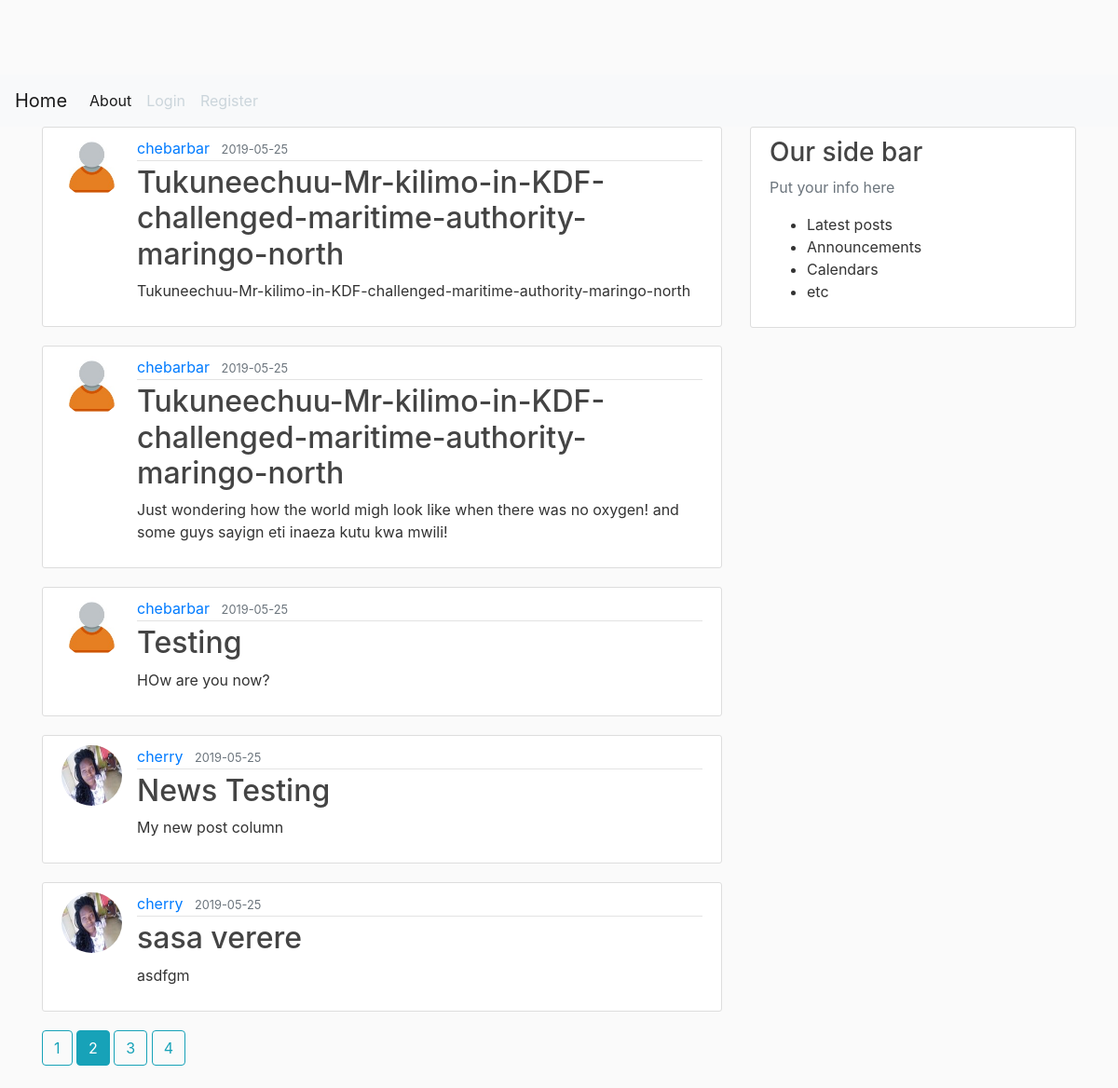
The page /home?page=2 on the database as committed earlier.
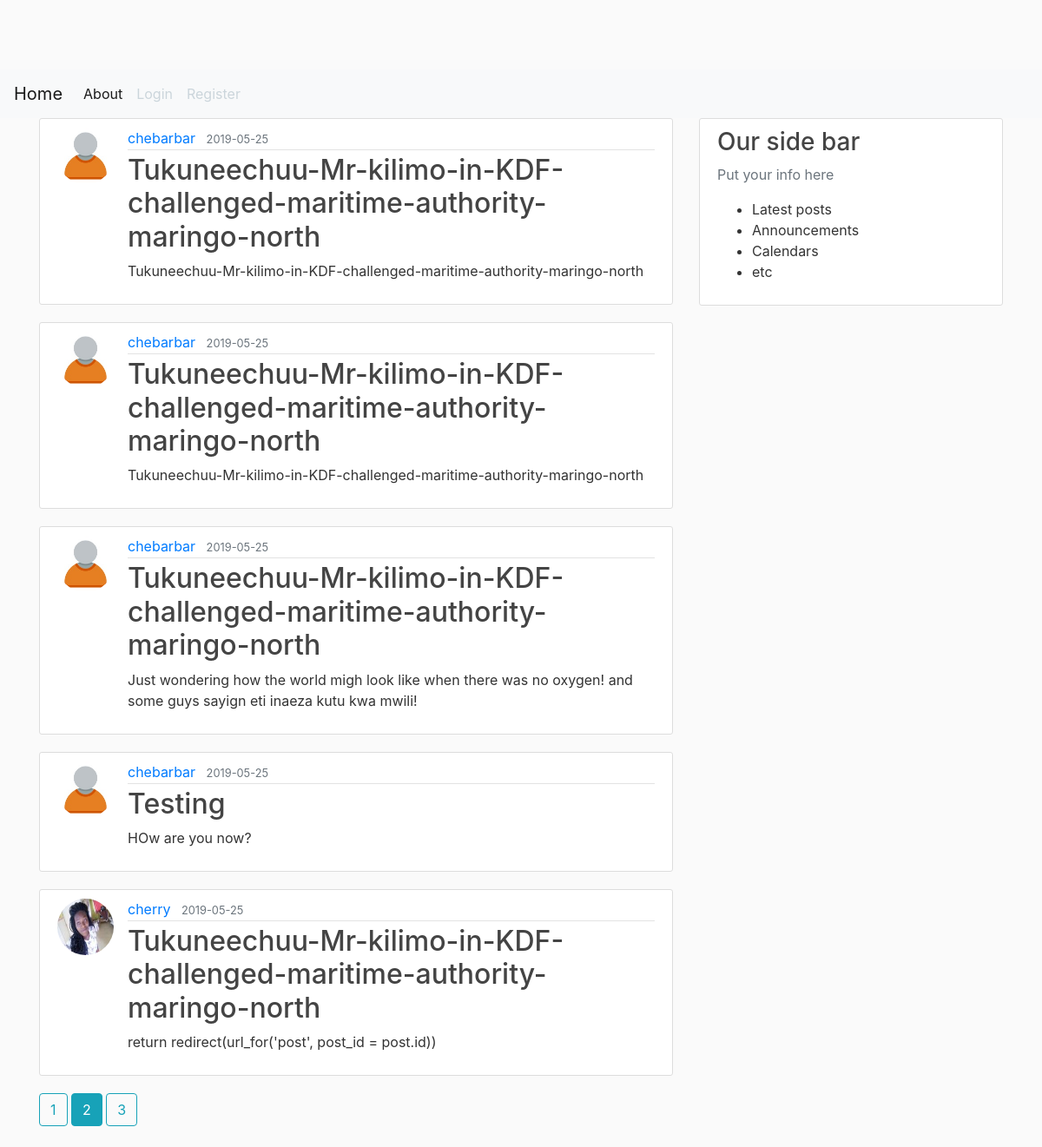
The same page on the database as committed later.
### flaskblog/models.py (models this page shows, shortened)
class Post(db.Model):
    id=db.Column(db.Integer, primary_key=True)
    title = db.Column(db.String(100), nullable=False)
    date_posted = db.Column(db.DateTime, nullable=False, default=datetime.utcnow)
    content= db.Column(db.Text, nullable=False)
    user_id=db.Column(db.Integer, db.ForeignKey('user.id'), nullable=False)

class User(db.Model, UserMixin):
    id=db.Column(db.Integer, primary_key=True)
    username = db.Column(db.String(50), unique=True, nullable=False)
    email = db.Column(db.String(120), unique=True, nullable=False)
    image_file = db.Column(db.String(20), nullable=False, default='default.jpg')
    password = db.Column(db.String(60), nullable=False)
    posts= db.relationship('Post', backref='author', lazy=True)

### flaskblog/main/routes.py (the view)
@main.route('/')
@main.route('/home')
def home():
    page = request.args.get('page', 1, type= int)
    posts = Post.query.order_by(Post.date_posted.desc()).paginate(page=page, per_page=5)
    return  render_template('home.html', posts=posts)

### flaskblog/templates/home.html
{% extends "layout.html" %}
{% block content %}
    {% for post in posts.items %}
        <article class="media content-section">
            <img class="rounded-circle article-img" src="{{ url_for('static', filename='profpics/' + post.author.image_file ) }}" >
            <div class="well media-body">
                <div class="article-metadata">
                    <a class="mr-2" href="{{ url_for('users.user_posts', username=post.author.username) }}">{{ post.author.username }}</a>
                    <small class="text-muted">{{ post.date_posted.strftime('%Y-%m-%d') }}</small>
                </div>
                <h2 ><a class="article-title" href="{{ url_for('posts.post', post_id= post.id) }}">{{ post.title }}</a></h2>
                <p class="article-content">{{ post.content }}</p>
            </div>
        </article>
    {% endfor %}
    {% for page_num in posts.iter_pages(left_edge=1, right_edge=1, left_current=1, right_current=2,) %}
        {% if page_num %}
            {% if posts.page ==page_num %}
                <a class="btn btn-info mb-4" href="{{ url_for('main.home', page= page_num) }}">{{ page_num }}</a>
                {% else %}
                <a class="btn btn-outline-info mb-4" href="{{ url_for('main.home', page= page_num) }}">{{ page_num }}</a>
            {% endif %}
        {% else %}
            ...
        {% endif %}
    {% endfor %}
{% endblock content %}

Rows that differ between the two databases and show on the page:
removed Post: image_file (picture), author.username "cherry", date_posted "2019-05-25", title "News Testing", content "My new post column"
removed Post: image_file (picture), author.username "cherry", date_posted "2019-05-25", title "sasa verere", content "asdfgm"
now on this page (row unchanged): Post: image_file (placeholder picture), author.username "chebarbar", date_posted "2019-05-25", title "Tukuneechuu-Mr-kilimo-in-KDF-challenged-maritime-authority-maringo-north", content "Tukuneechuu-Mr-kilimo-in-KDF-challenged-maritime-authority-maringo-north"
now on this page (row unchanged): Post: image_file (picture), author.username "cherry", date_posted "2019-05-25", title "Tukuneechuu-Mr-kilimo-in-KDF-challenged-maritime-authority-maringo-north", content "return redirect(url_for('post', post_id = post.id))"
Other text that changed with them:
list line gone: "4"
